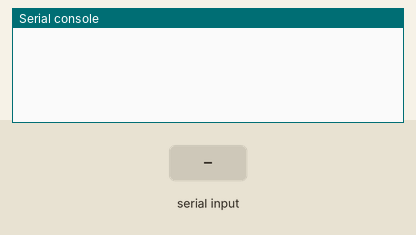
Recording of a program running on a simulated MicroPython board. Shown: the last lines printed to the serial console. The inputs (shaded band) are chosen by the test bench.

Above: at 5.0 s.
5.1 s: "Y\n" received over the second serial link
At 6.8 s:
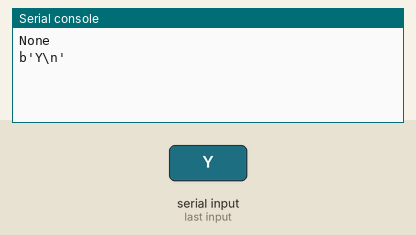
7.5 s: "1\n" received over the second serial link
At 8.4 s:
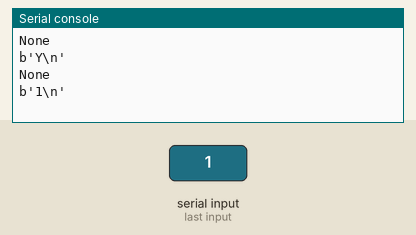

Measured:
- after the input at 5.1 s, the serial console: prints a new line after 0.90 s (image 1)
- after the input at 7.5 s, the serial console: prints a new line after 0.50 s (image 2)

The program:

calibration.py
```python
from machine import UART, Pin
import utime

uart = UART(0, 9600, tx=Pin(0), rx=Pin(1))

uart.init(9600, bits=8, parity=None, stop=1)
uart.write(''.encode())
uart.write('Factory\r'.encode())

utime.sleep(5.0)

# This routine is meant to be used with the device in default UART mode.
calibrated_mid = False
while not calibrated_mid:
    for x in range(0, 30):
        print(uart.readline())
        utime.sleep(1.0)
    print("Calibrate Mid?")
    calibrate = input()
    if calibrate == "Y":
        calibrated_mid = True

uart.write('Cal,mid,7.00\r'.encode())
utime.sleep(2.0)


calibrated_low = False
while not calibrated_low:
    for x in range(0, 30):
        print(uart.readline())
        utime.sleep(1.0)
    print("Calibrate Low?")
    calibrate = input()
    if calibrate == "Y":
        calibrated_low = True

uart.write('Cal,low,4.00\r'.encode())
utime.sleep(2.0)


calibrated_high = False
while not calibrated_high:
    for x in range(0, 30):
        print(uart.readline())
        utime.sleep(1.0)
    print("Calibrate High?")
    calibrate = input()
    if calibrate == "Y":
        calibrated_high = True

uart.write('Cal,high,10.00\r'.encode())
utime.sleep(2.0)


while True:  # Print readings continuously at the end
    print(uart.readline())
    utime.sleep(1.0)
```
